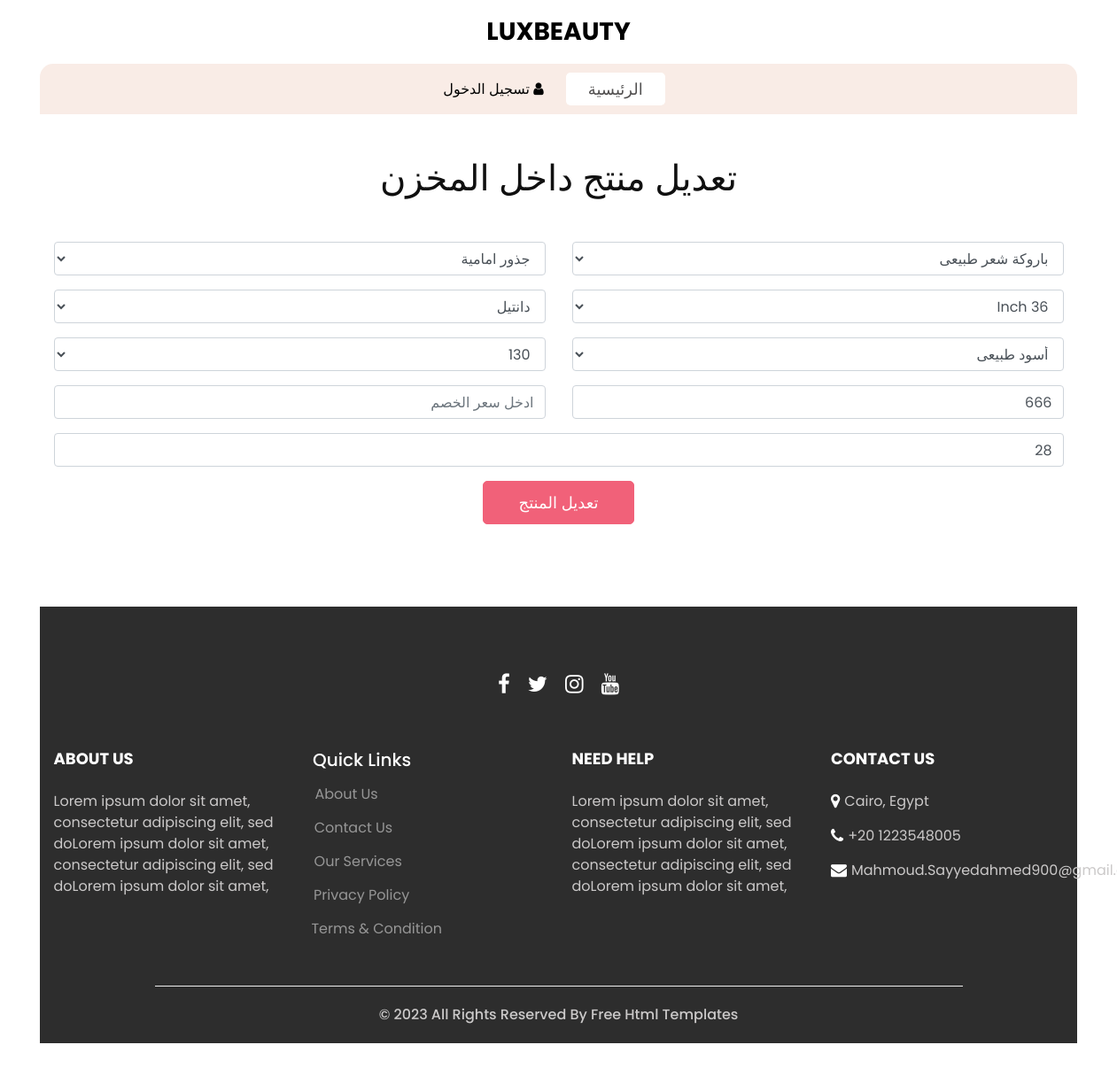
Before: /edit_item_in_store/k7m0rurrqhgp5zfue63y/ with the older database file.
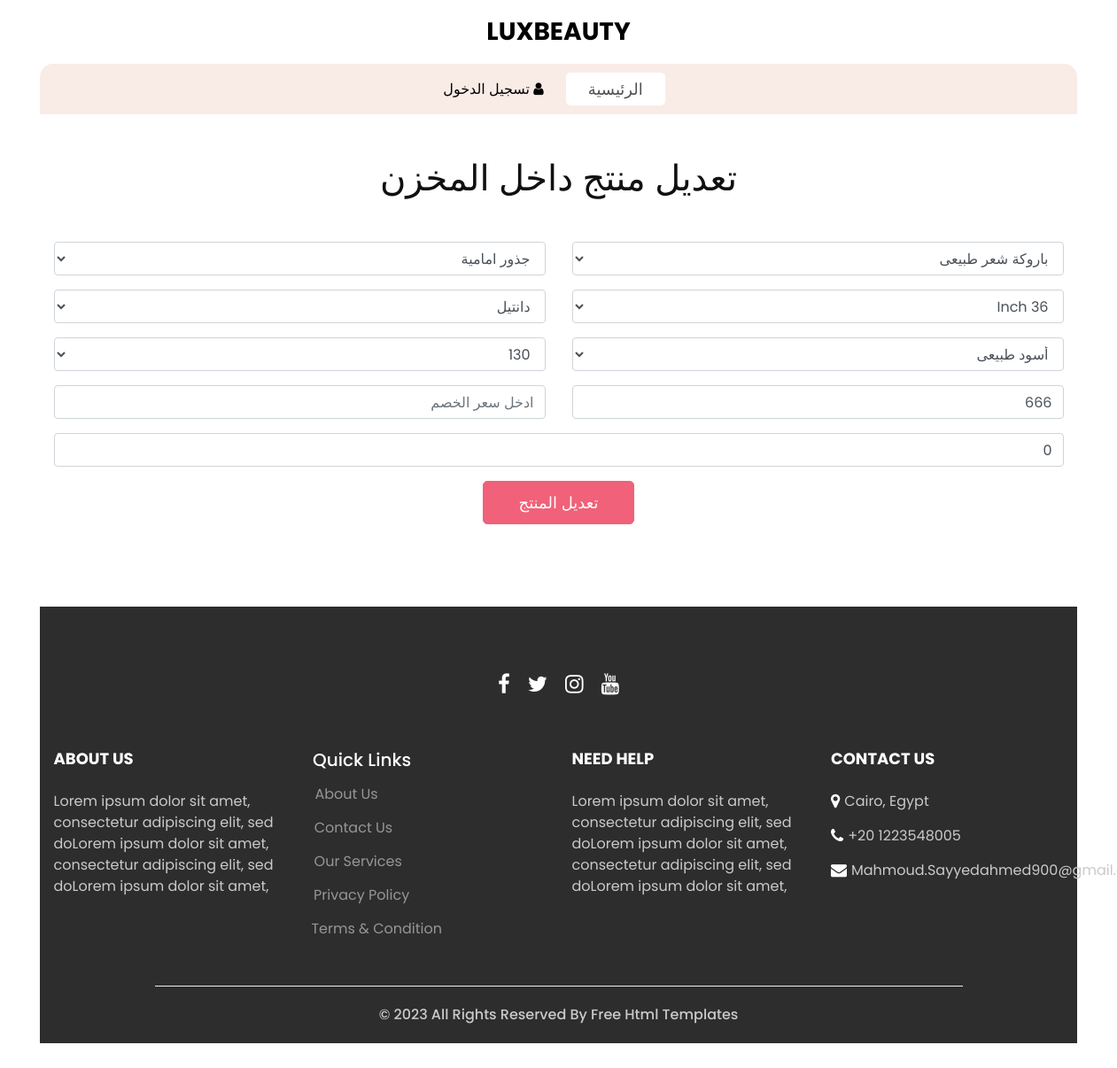
After: the same page with the newer database file.
### core/models.py (models this page shows, shortened)
class Item(models.Model):
    name = models.CharField(max_length=150, choices=wig_name, null=False)
    wig_type = models.CharField(max_length=150, choices=wig_type, null=False)
    wig_long = models.CharField(max_length=150, choices=wig_long, null=False)
    scalp_type = models.CharField(max_length=150, choices=scalp_type, null=False)
    wig_color = models.CharField(max_length=150, choices=wig_color, null=False)
    density = models.CharField(max_length=150, choices=density, null=False)
    price = models.IntegerField(default=1500, validators=[MaxValueValidator(7000), MinValueValidator(400)])
    quantity = models.PositiveIntegerField(null=False)
    date = models.DateTimeField(auto_now_add=True, blank=True)
    discount_price = models.FloatField(default=0.00, blank=True, null=True)
    slug = models.SlugField()

### core/views.py (the view)
# urls.py: path('edit_item_in_store/<slug>/', views.edit_item_in_store, name="edit_item_in_store"),
def edit_item_in_store(request, slug):
    item = models.Item.objects.get(slug=slug)
    if request.method == "POST":
        form = forms.EditItemForm(request.POST, instance=item)
        if form.is_valid():
            name = form.cleaned_data.get("name")
            wig_type = form.cleaned_data.get("wig_type")
            wig_long = form.cleaned_data.get("wig_long")
            scalp_type = form.cleaned_data.get("scalp_type")
            wig_color = form.cleaned_data.get("wig_color")
            density = form.cleaned_data.get("density")
            price = form.cleaned_data.get("price")
            discount_price = form.cleaned_data.get("discount_price")
            quantity = form.cleaned_data.get("quantity")
            if density=='اختر كثافة الباروكة' or wig_color=='اختر لون الباروكة' or scalp_type=='اختر نوع الفروة' or wig_long=='طول الباروكة' or wig_type=='اختر نوع الباروكة':
                 messages.warning(request, "هناك خطأ من فضلك راجع المدخلات مره أخرى")
            else:
                models.Item.objects.filter(slug=slug).update(
                    name = name, wig_type = wig_type,
                    wig_long = wig_long, scalp_type = scalp_type,
                    wig_color = wig_color, density = density,
                    price=price, discount_price = discount_price,
                    quantity = quantity)
                messages.success(request, "تم تعديل هذا المنتج بنجاح")
                return redirect("store")
    else:
        form = forms.EditItemForm(instance=item)
    context = {
        'form' : form,
    }
    return render(request, 'core/edit_item.html', context)

### templates/core/edit_item.html (shortened to what this page needs)
{% extends 'partials/base.html' %}
{% block content %}
<div class="container-xxl py-5">
    <div class="container">
        <h1 class="text-center mb-5 wow fadeInUp" data-wow-delay="0.1s">تعديل منتج داخل المخزن</h1>
        <div class="tab-class text-center wow fadeInUp" data-wow-delay="0.3s">
            <div class="tab-content">
                <div id="tab-1" class="tab-pane fade show p-0 active">
                    <form method="POST" action="." enctype="multipart/form-data" dir="rtl">
                        <div class="row g-3">
                            <div class="col-12 col-sm-6">
                                <div class="form-group">
                                    {{form.name}}
                                </div>
                            </div>
                            <div class="col-12 col-sm-6">
                                <div class="form-group">
                                    {{form.wig_type}}
                                </div>
                            </div>
                            <div class="col-12 col-sm-6">
                                <div class="form-group">
                                    {{form.wig_long}}
                                </div>
                            </div>
                            <div class="col-12 col-sm-6">
                                <div class="form-group">
                                    {{form.scalp_type}}
                                </div>
                            </div>
                            <div class="col-12 col-sm-6">
                                <div class="form-group">
                                    {{form.wig_color}}
                                </div>
                            </div>
                            <div class="col-12 col-sm-6">
                                <div class="form-group">
                                    {{form.density}}
                                </div>
                            </div>
                            <div class="col-12 col-sm-6">
                                <div class="form-group">
                                    {{form.price}}
                                </div>
                            </div>
                            <div class="col-12 col-sm-6">
                                <div class="form-group">
                                    {{form.discount_price}}
                                </div>
                            </div>
                            <div class="col-12 col-sm-12">
                                <div class="form-group">
                                    {{form.quantity}}
                                </div>
                            </div>
                            <div class="btn_bill_product_add col-12">
                                <input type="submit" value="تعديل المنتج" class="btn_bill_finish" style="font-size:large">
                            </div>
                        </div>
                    </form>
                </div>
            </div>
        </div>
    </div>
</div>
{% endblock content %}

### templates/partials/base.html (shortened to what this page needs)
{% load static %}
<!DOCTYPE html>
<html>
<head>
  <link rel="stylesheet" type="text/css" href="https://cdnjs.cloudflare.com/ajax/libs/OwlCarousel2/2.3.4/assets/owl.carousel.min.css" />
  <link rel="stylesheet" type="text/css" href="{% static 'css/bootstrap.css' %}" />
  <link href="{% static 'css/style.css' %}" rel="stylesheet" />
  <link href="{% static 'css/responsive.css' %}" rel="stylesheet" />
</head>
<body>
  <div class="hero_area">
    {% include 'partials/header.html' %}
  </div>
{% block content %}
{% endblock content %}
    {% include 'partials/footer.html' %}
</body>
</html>

### templates/partials/header.html (shortened to what this page needs)
{% load static %}
    <header class="header_section">
        <nav class="navbar navbar-expand-lg custom_nav-container ">
          <a class="navbar-brand" href="{% url 'home' %}">
            <span>
              luxbeauty
            </span>
          </a>
          <div class="collapse navbar-collapse" id="navbarSupportedContent" dir="rtl">
            <ul class="navbar-nav" style="font-size:large">
              <li class="nav-item active">
                <a class="nav-link" href="{% url 'home' %}">الرئيسية <span class="sr-only">(current)</span></a>
              </li>
            </ul>
            <div class="user_option">
              {% if user.is_authenticated %}
              <a href="{% url 'order_summary' %}">
                <i class="fa fa-shopping-bag" aria-hidden="true"></i>
              </a>
              {% else %}
              <a href="">
                <i class="fa fa-user" aria-hidden="true"></i>
                <span>
                  تسجيل الدخول
                </span>
              </a>
              {% endif %}
            </div>
          </div>
        </nav>
      </header>

### templates/partials/footer.html
  <section class="info_section  layout_padding2-top">
    <div class="social_container">
      <div class="social_box">
        <a href="">
          <i class="fa fa-facebook" aria-hidden="true"></i>
        </a>
        <a href="">
          <i class="fa fa-twitter" aria-hidden="true"></i>
        </a>
        <a href="">
          <i class="fa fa-instagram" aria-hidden="true"></i>
        </a>
        <a href="">
          <i class="fa fa-youtube" aria-hidden="true"></i>
        </a>
      </div>
    </div>
    <div class="info_container ">
      <div class="container">
        <div class="row">
          <div class="col-md-6 col-lg-3">
            <h6>
              ABOUT US
            </h6>
            <p>
              Lorem ipsum dolor sit amet, consectetur adipiscing elit, sed doLorem ipsum dolor sit amet, consectetur adipiscing elit, sed doLorem ipsum dolor sit amet,
            </p>
          </div>
          <div class="col-md-6 col-lg-3">
            <h5 class="text-white ">Quick Links</h5>
            <a class="btn btn-link text-white-50" href="" style="margin-left: -71%;">About Us</a>
            <a class="btn btn-link text-white-50" href="" style="margin-left: -65%;">Contact Us</a>
            <a class="btn btn-link text-white-50" href="" style="margin-left: -61%;">Our Services</a>
            <a class="btn btn-link text-white-50" href="" style="margin-left: -58%;">Privacy Policy</a>
            <a class="btn btn-link text-white-50" href="" style="margin-left: -45%;">Terms & Condition</a>
          </div>
          <div class="col-md-6 col-lg-3">
            <h6>
              NEED HELP
            </h6>
            <p>
              Lorem ipsum dolor sit amet, consectetur adipiscing elit, sed doLorem ipsum dolor sit amet, consectetur adipiscing elit, sed doLorem ipsum dolor sit amet,
            </p>
          </div>
          <div class="col-md-6 col-lg-3">
            <h6>
              CONTACT US
            </h6>
            <div class="info_link-box">
              <a href="">
                <i class="fa fa-map-marker" aria-hidden="true"></i>
                <span> Cairo, Egypt </span>
              </a>
              <a href="">
                <i class="fa fa-phone" aria-hidden="true"></i>
                <span>+20 1223548005</span>
              </a>
              <a href="">
                <i class="fa fa-envelope" aria-hidden="true"></i>
                <span> Mahmoud.Sayyedahmed900@gmail.com</span>
              </a>
            </div>
          </div>
        </div>
      </div>
    </div>
    <footer class=" footer_section">
      <div class="container">
        <p>
          &copy; <span id="displayYear"></span> All Rights Reserved By
          <a href="https://html.design/">Free Html Templates</a>
        </p>
      </div>
    </footer>
  </section>

### static/css/style.css (style rules this page uses)
body { font-family: "poppins", sans-serif; color: #101010; background-color: #ffffff; }
.layout_padding2-top { padding-top: 45px; }
.hero_area { padding: 0 45px; }
#navbarSupportedContent { width: 100%; background-color: #f9ece6; -webkit-box-pack: center; -ms-flex-pack: center; justify-content: center; padding: 10px 0; border-radius: 15px 15px 0 0; }
#navbarSupportedContent .navbar-nav .nav-link { padding: 5px 25px; color: #514f4f; text-align: center; text-transform: uppercase; border-radius: 5px; }
#navbarSupportedContent .nav-item.active .nav-link { background-color: #ffffff; }
a, a:hover, a:focus { text-decoration: none; }
.btn, .btn:focus { outline: none !important; -webkit-box-shadow: none; box-shadow: none; }
.navbar-brand { margin: 15px 0; padding: 0; }
.navbar-brand span { font-size: 28px; font-weight: bold; color: #000000; text-transform: uppercase; margin: 0; padding: 0; }
.custom_nav-container { z-index: 99999; padding: 0; -webkit-box-orient: vertical; -webkit-box-direction: normal; -ms-flex-direction: column; flex-direction: column; -webkit-box-align: center; -ms-flex-align: center; align-items: center; }
.user_option { display: -webkit-box; display: -ms-flexbox; display: flex; -webkit-box-align: center; -ms-flex-align: center; align-items: center; margin-left: 25px; }
.user_option a { margin-right: 25px; color: #000000; }
.user_option a span { margin-left: 5px; }
.btn { display: -webkit-box; display: -ms-flexbox; display: flex; -webkit-box-pack: center; -ms-flex-pack: center; justify-content: center; }
.btn_bill_finish { display: -webkit-box; display: -ms-flexbox; display: flex; -webkit-box-pack: center; -ms-flex-pack: center; justify-content: center; }
.btn_bill_product_add { display: -webkit-box; display: -ms-flexbox; display: flex; -webkit-box-pack: center; -ms-flex-pack: center; justify-content: center; margin: auto; }
.btn_bill_product_add input { display: inline-block; padding: 10px 40px; background-color: #f16179; color: #ffffff; border: 1px solid #f16179; border-radius: 5px; -webkit-transition: all .3s; transition: all .3s; }
.info_section { position: relative; background-color: #2d2d2d; color: #ffffff; margin: 45px 45px; }
.info_section .social_container { -webkit-box-pack: center; -ms-flex-pack: center; justify-content: center; margin-top: 25px; margin-bottom: 30px; }
.info_section .social_container .social_box { display: -webkit-box; display: -ms-flexbox; display: flex; -webkit-box-align: center; -ms-flex-align: center; align-items: center; -webkit-box-pack: center; -ms-flex-pack: center; justify-content: center; }
.info_section .social_container .social_box a { margin: 0 10px; color: #ffffff; font-size: 24px; }
.info_section .row > div { margin-top: 25px; }
.info_section a { text-transform: none; }
.info_section h6 { font-weight: bold; text-transform: uppercase; font-size: 18px; margin-bottom: 25px; }
.info_section p { color: #cbc9c9; }
.info_section .info_link-box a { display: -webkit-box; display: -ms-flexbox; display: flex; -webkit-box-align: center; -ms-flex-align: center; align-items: center; margin: 15px 0; }
.info_section .info_link-box a i { color: #ffffff; margin-right: 5px; font-size: 18px; }
.info_section .info_link-box a span { color: #cbc9c9; }
.footer_section { margin-top: 45px; font-weight: 500; }
.footer_section p { padding: 20px 0; margin: 0 auto; text-align: center; border-top: 1.5px solid #eeeeee; width: 80%; }
.footer_section a { color: #cbc9c9; }

### static/css/responsive.css (style rules this page uses)
@media (min-width: 1200px) { .container { max-width: 1170px; } }

Changed rows visible on the page:
changed Item "باروكة شعر طبيعى": quantity "28" → "0"
